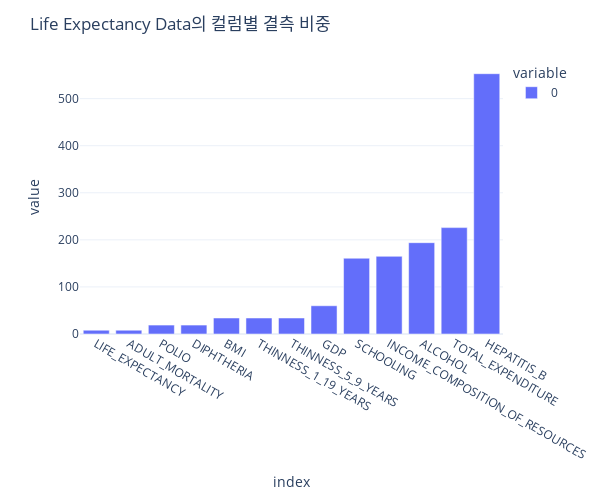

The code cell stored with this chart in its notebook:
### Code cell
missing = original.isnull().sum() 
missing = missing[missing > 0] 
missing.sort_values(inplace=True) 

fig = px.bar(missing)
fig.update_layout(
    title_text='Life Expectancy Data의 컬럼별 결측 비중',
    height=500,
    width=600,
    template='plotly_white'
)

fig.show()

### Figure 1 — Plotly figure (JSON) as saved in the notebook; plotly's stock layout.template omitted (floating-point values rounded to 4 significant figures)
{"data": [{"alignmentgroup": "True", "hovertemplate": "variable=0<br>index=%{x}<br>value=%{y}<extra></extra>", "legendgroup": "0", "marker": {"color": "#636efa"}, "name": "0", "offsetgroup": "0", "orientation": "v", "showlegend": true, "textposition": "auto", "type": "bar", "x": ["LIFE_EXPECTANCY", "ADULT_MORTALITY", "POLIO", "DIPHTHERIA", "BMI", "THINNESS_1_19_YEARS", "THINNESS_5_9_YEARS", "GDP", "SCHOOLING", "INCOME_COMPOSITION_OF_RESOURCES", "ALCOHOL", "TOTAL_EXPENDITURE", "HEPATITIS_B"], "xaxis": "x", "y": [8, 8, 19, 19, 34, 34, 34, 60, 161, 165, 194, 226, 553], "yaxis": "y"}], "layout": {"barmode": "relative", "height": 500, "legend": {"title": {"text": "variable"}, "tracegroupgap": 0}, "margin": {"t": 60}, "title": {"text": "Life Expectancy Data의 컬럼별 결측 비중"}, "width": 600, "xaxis": {"anchor": "y", "domain": [0, 1], "title": {"text": "index"}}, "yaxis": {"anchor": "x", "domain": [0, 1], "title": {"text": "value"}}}}
